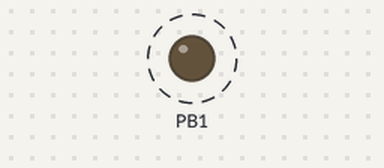
The program below on a simulated ATmega328P, built with avr-gcc and emulated at 16 MHz. Parts: output pins drawn as LEDs (lit = HIGH). Dashed ring = blinking. What the program prints to the serial monitor is not drawn.

Above: at 0.04 s.
Timing chart, 0 to 3.0 s (numbered marks = the images above):
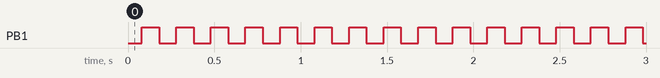

Measured:
- by itself, PB1: alternates HIGH for 0.10 s and LOW for 0.10 s

The program:

main.cpp
```cpp
/**
 * @brief Simple driver implementation with C++ classes.
 */
#include "driver/led.h"
#include "driver/serial.h"

namespace
{
/**
 * @brief Run the program.
 *
 * @param[in] led Reference to led to blink.
 */
void runProgram(driver::Led& led)
{
    constexpr uint16_t blinkSpeed_ms{100U};

    driver::Serial::getInstance().printf("Running the program, blinking the LED every %u ms!\n", blinkSpeed_ms);

    // Run the program continuously.
    while (1)
    {
        led.blink(blinkSpeed_ms);
    }
}
} // namespace

/**
 * @brief Initialize the hardware and run the program.
 */
int main(void)
{
    // Initialize a LED connected to pin 9.
    driver::Led led1{9U};

    // Run the program.
    runProgram(led1);
}
```

led.cpp
```cpp
/**
 * @brief LED driver implementation details for ATmega328P.
 */
#define F_CPU 16000000UL // 16 MHz CPU frequency (needed by <util/delay.h>).

#include <avr/io.h>     // For DDRB, PORTB.
#include <util/delay.h> // For _delay_ms.

#include "led.h"
#include "serial.h"

namespace
{
// -----------------------------------------------------------------------------
void delay_ms(const uint16_t delayTime_ms) noexcept
{
    // For x ms, run x laps * 1 ms via a for loop.
    for (uint16_t i{}; i < delayTime_ms; ++i)
    {
        _delay_ms(1U);
    }
}
} // namespace

namespace driver
{

// -----------------------------------------------------------------------------
Led::Led(const uint8_t pin, const bool startVal) noexcept
    : myDirReg{nullptr}
    , myPortReg{nullptr}
    , myPinReg{nullptr}
    , myPin{}
{
    // If the pin is between 0 - 7, the LED is connected to I/O port D.
    if (7U >= pin)
    {
        myDirReg  = &DDRD;
        myPortReg = &PORTD;
        myPinReg  = &PIND;
        myPin     = pin;
    }
    // Else if the pin is between 8 - 13, the LED is connected to I/O port D.
    else if ((8U <= pin) && (13U >= pin))
    {
        myDirReg  = &DDRB;
        myPortReg = &PORTB;
        myPinReg  = &PINB;
        myPin     = pin - 8U;
    }
    else
    {
        // Halt execution if the pin number is invalid.
        Serial::getInstance().printf("Invalid pin number %u!\n", pin);
        Serial::getInstance().printf("Halting execution of the program!\n");
        while (1);
    }
    // Set the pin to output by setting the corresponding bit in DDRx.
    *myDirReg |= (1UL << myPin);
    Serial::getInstance().printf("Led at pin %u initialized!\n", pin);
}

// -----------------------------------------------------------------------------
Led::~Led() noexcept
{
    // Clear DDRx and PORTx before deleting the LED.
    *myDirReg &= ~(1UL << myPin);
    *myPortReg &= ~(1UL << myPin);
}

// -----------------------------------------------------------------------------
bool Led::isEnabled() const noexcept
{
    // Return true if the corresponding bit in PINx is set.
    return *myPinReg & (1UL << myPin);
}

// -----------------------------------------------------------------------------
void Led::setEnabled(const bool enable) noexcept
{
    if (enable)
    {
        // Enable the LED by setting the corresponding bit in PORTx.
        *myPortReg |= (1UL << myPin);
    }
    else
    {
        // Disable the LED by clearing the corresponding bit in PORTx.
        *myPortReg &= ~(1UL << myPin);
    }
}

// -----------------------------------------------------------------------------
void Led::toggle() noexcept
{
    // Toggle the LED by "writing" to PINx; the hardware will toggle the output.
        *myPinReg = (1UL << myPin);
}

// -----------------------------------------------------------------------------
void Led::blink(const uint16_t blinkPeriod_ms) noexcept
{
    // Toggle the LED and generate a delay twice.
    toggle();
    delay_ms(blinkPeriod_ms);
    toggle();
    delay_ms(blinkPeriod_ms);
}
} // namespace driver
```

led.h
```cpp
/**
 * @brief LED driver for ATmega328P.
 */
#pragma once

#include <stdint.h>

namespace driver
{
/**
 * @brief LED driver for ATmega328P.
 *
 *        This class is non-copyable and non-movable.
 */
class Led
{
public:
    /**
     * @brief Create a new LED.
     *
     * @param[in] pin Arduino pin number (0 - 13) the LED is connected to.
     * @param[in] startVal Initial value of the LED (default = disabled).
     */
    explicit Led(const uint8_t pin, const bool startVal = false) noexcept;

    /**
     * @brief Delete the LED.
     */
    ~Led() noexcept;

    /**
     * @brief Check whether the LED is enabled.
     *
     * @return True if the LED is enabled, false otherwise.
     */
    bool isEnabled() const noexcept;

    /**
     * @brief Enable/disable the LED.
     *
     * @param[in] enable True to enable the LED, false otherwise.
     */
    void setEnabled(const bool enable) noexcept;

    /**
     * @brief Toggle the LED.
     */
    void toggle() noexcept;

    /**
     * @brief Blink the LED with the given blink period.
     *
     * @param[in] blinkPeriod_ms The blink period in millisecond (0 - 65 seconds).
     */
    void blink(const uint16_t blinkPeriod_ms) noexcept;

    Led(const Led&)            = delete; // No copy constructor.
    Led(Led&&)                 = delete; // No move constructor.
    Led& operator=(const Led&) = delete; // No copy assignment.
    Led& operator=(Led&&)      = delete; // No move assignment.

private:

    /** Pointer to the data direction register, e.g. DDRx. */
    volatile uint8_t* myDirReg;

    /** Pointer to the port register, e.g. PORTx. */
    volatile uint8_t* myPortReg;

    /** Pointer to the pin register, e.g. PINx. */
    volatile uint8_t* myPinReg;

    /** GPIO pin number on the associated port (0 - 7). */
    uint8_t myPin;
};
} // namespace driver
```

serial.cpp
```cpp
/**
 * @brief Implementation details of serial driver.
 */
#include <avr/io.h>

#include "serial.h"

/**
 * @note Definitions required to satisfy the linker when using C++ interfaces and static local
 *       variables in embedded projects.
 */
void operator delete(void*, unsigned int) noexcept {}
extern "C" void __cxa_pure_virtual() {}
extern "C" int __cxa_guard_acquire (volatile void *g) { return !*(char *)g; }
extern "C" void __cxa_guard_release (volatile void *g) { *(char *)g = 1; }
extern "C" void __cxa_guard_abort (volatile void *) {}

namespace driver
{
namespace
{
/**
 * @brief Structure holding serial parameters.
 */
struct Param
{
    // Baud rate in bps.
    static constexpr uint32_t BaudRate_bps{9600U};

    // Carriage return character.
    static constexpr char CarriageReturn{'\r'};

    // New line character.
    static constexpr char NewLine{'\n'};
};

// -----------------------------------------------------------------------------
void transmitChar(const char character) noexcept
{
    // Wait until the previous character has been sent.
    while (0U == (UCSR0A & (1UL << UDRE0)));

    // Put the new character in the transmission register.
    UDR0 = character;
}
} // namespace

// -----------------------------------------------------------------------------
SerialInterface& Serial::getInstance() noexcept
{
    // Create and initialize the singleton serial instance (once only).
    static Serial myInstance{};

    // Return a reference to the singleton serial instance, cast to the corresponding interface.
    return myInstance;
}

// -----------------------------------------------------------------------------
uint32_t Serial::baudRate_bps() const { return Param::BaudRate_bps; }

// -----------------------------------------------------------------------------
Serial::Serial() noexcept
{
    // Baud rate value corresponding to 9600 kbps.
    constexpr uint16_t baudRateValue{103U};

    // Enable UART transmission.
    UCSR0B = (1UL << TXEN0);

    // Set the data size to eight bits per byte.
    UCSR0C = ((1UL << UCSZ00) | (1UL << UCSZ01));

    // Set the baud rate to 9600 kbps.
    UBRR0 = baudRateValue;

    // Send carriage return to align the first message left.
    UDR0 = Param::CarriageReturn;
}

// -----------------------------------------------------------------------------
void Serial::print(const char* message) const noexcept
{
    // Transmit each character of the string one by one.
    for (const char* it{message}; *it; ++it)
    {
        transmitChar(*it);

        // Send new line characters instead of carriage returns.
        if (Param::CarriageReturn == *it)
        {
            transmitChar(Param::NewLine);
        }
    }
}
} // namespace driver
```

serial.h
```cpp
/**
 * @brief Serial driver for ATmega328P.
 */
#pragma once

#include "serial_interface.h"

namespace driver
{
/**
 * @brief Serial driver for ATmega328P.
 *
 *        Use the singleton design pattern to ensure only one serial device instance exists,
 *        reflecting the hardware limitation of a single serial port on the MCU.
 */
class Serial final : public SerialInterface
{
public:
    /**
     * @brief Get the singleton serial instance.
     *
     * @return Reference to the singleton serial instance.
     */
    static SerialInterface& getInstance() noexcept;

    /**
     * @brief Get the baud rate of the serial device.
     *
     * @return The baud rate in bps (bits per second).
     */
    uint32_t baudRate_bps() const override;

    Serial(const Serial&)                      = delete; // No copy constructor.
    Serial(Serial&& other) noexcept            = delete; // No move constructor.
    Serial& operator=(const Serial&)           = delete; // No copy assignment.
    Serial& operator=(Serial&& other) noexcept = delete; // No move assignment.

private:
    /**
     * @brief Create new serial device.
     */
    Serial() noexcept;

    /**
     * @brief Delete the serial device.
     */
    ~Serial() noexcept override = default;

    /**
     * @brief Print the given string in the serial terminal.
     *
     * @param[in] str The string to print.
     */
    void print(const char* str) const noexcept override;
};
} // namespace driver
```

serial_interface.h
```cpp
/**
 * @brief Serial driver interface.
 */
#pragma once

#include <stdint.h>
#include <stdio.h>

namespace driver
{
/**
 * @brief Serial driver interface.
 */
class SerialInterface
{
public:
    /**
     * @brief Delete the serial device.
     */
    virtual ~SerialInterface() noexcept = default;

    /**
     * @brief Get the baud rate of the serial device.
     *
     * @return The baud rate in bps (bits per second).
     */
    virtual uint32_t baudRate_bps() const = 0;

    /**
     * @brief Print formatted string in the serial terminal.
     *
     *        If the formatted string contains format specifiers, the additional arguments are
     *        formatted and inserted into the format string.
     *
     * @tparam Args  Parameter pack containing an arbitrary number of arguments.
     *
     * @param[in] format Reference to string to print.
     * @param[in] args Parameter pack containing potential additional arguments.
     *
     * @return True if the string was printed, false otherwise.
     */
    template <typename... Args>
    bool printf(const char* format, const Args&... args) const noexcept;

private:
    /**
     * @brief Print the given string in the serial terminal.
     *
     * @param[in] str The string to print.
     */
    virtual void print(const char* str) const = 0;
};

// -----------------------------------------------------------------------------
template <typename... Args>
bool SerialInterface::printf(const char* format, const Args&... args) const noexcept
{
    //! @note Function templates must be defined in the header file, since the compiler
    //!       needs the definition at compile-time.

    // Return false is the given format string is invalid.
    if (nullptr == format) { return false; }

    // Format and insert given additional arguments (if any).
    if (0U < sizeof...(args))
    {
        constexpr size_t length{101U};
        char buffer[length]{'\0'};
        (void) snprintf(buffer, length, format, args...);
        print(buffer);
    }
    // Print the string.
    else { print(format); }
    return true;
}
} // namespace driver
```
